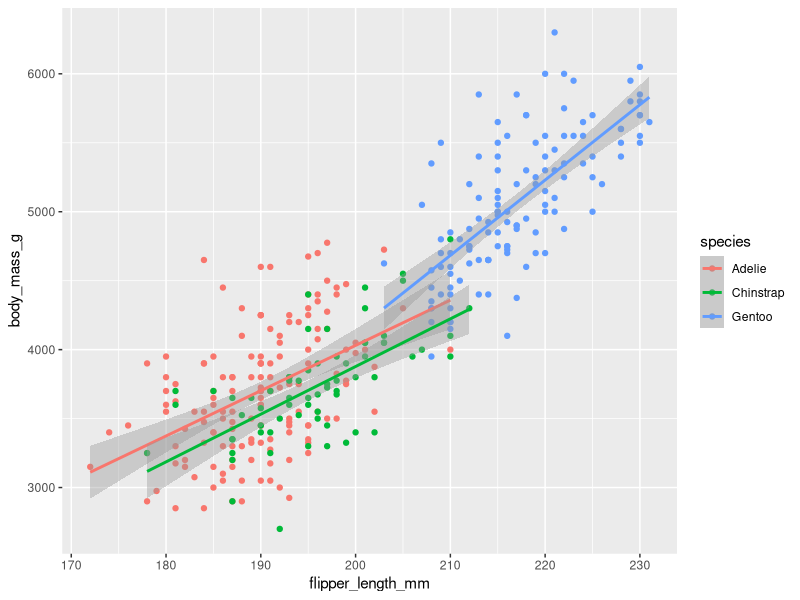
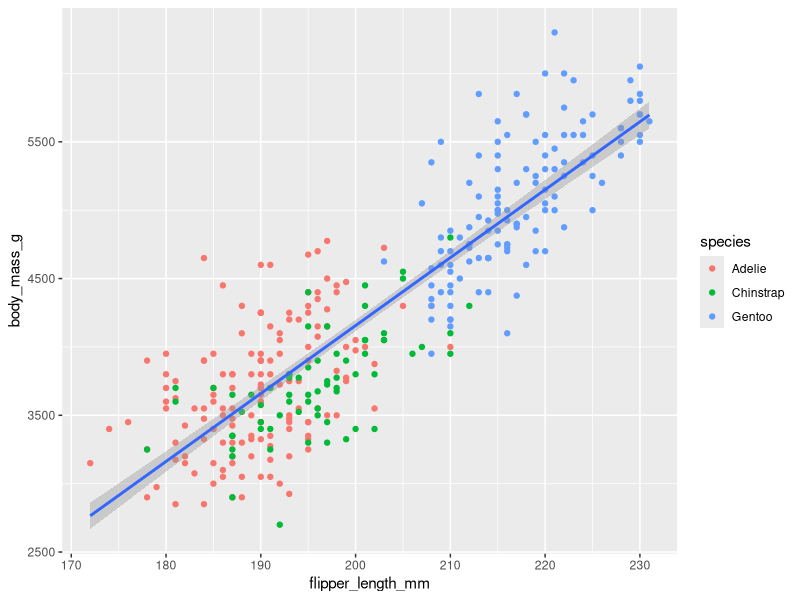
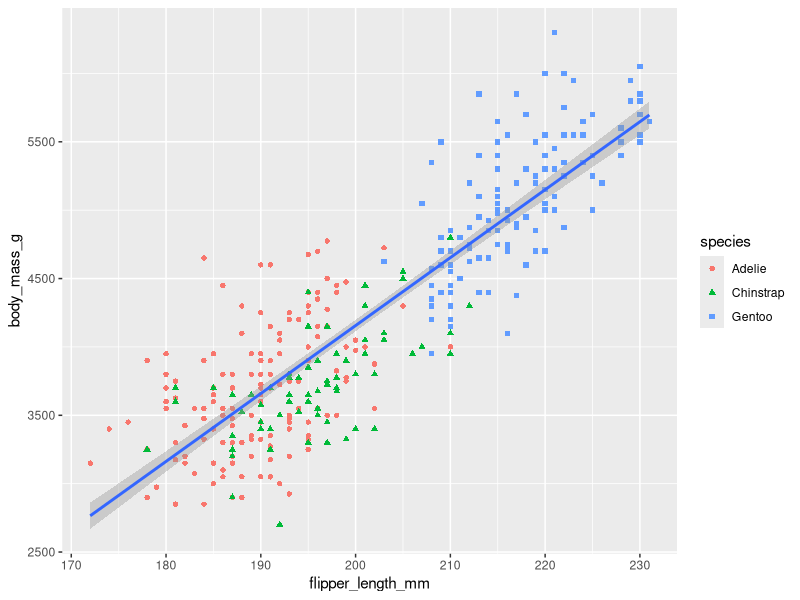
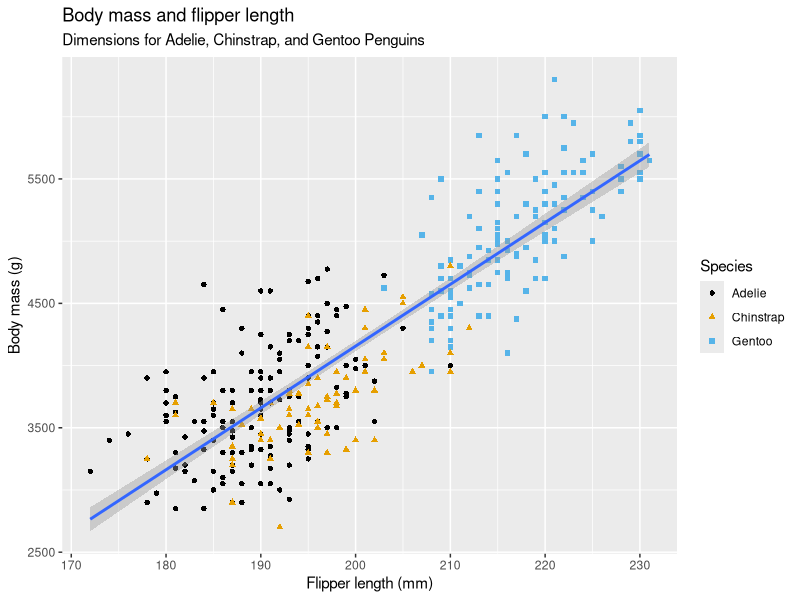
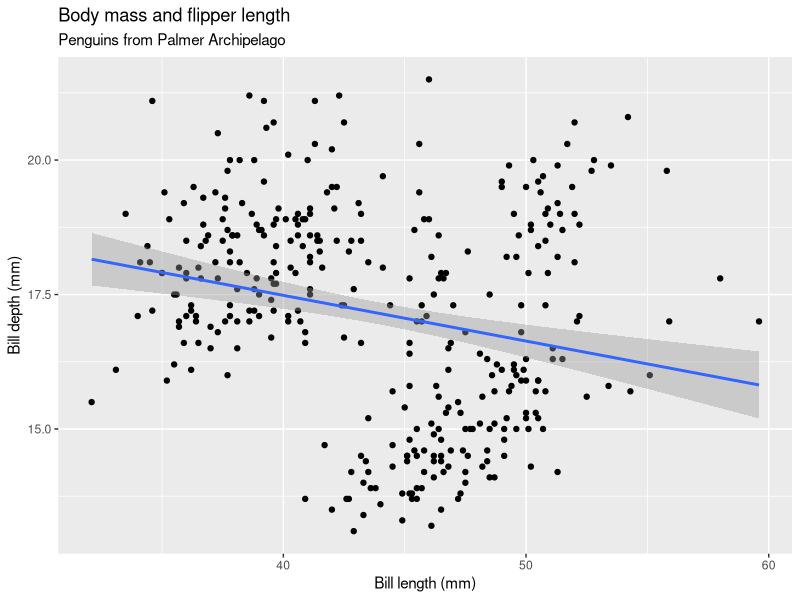
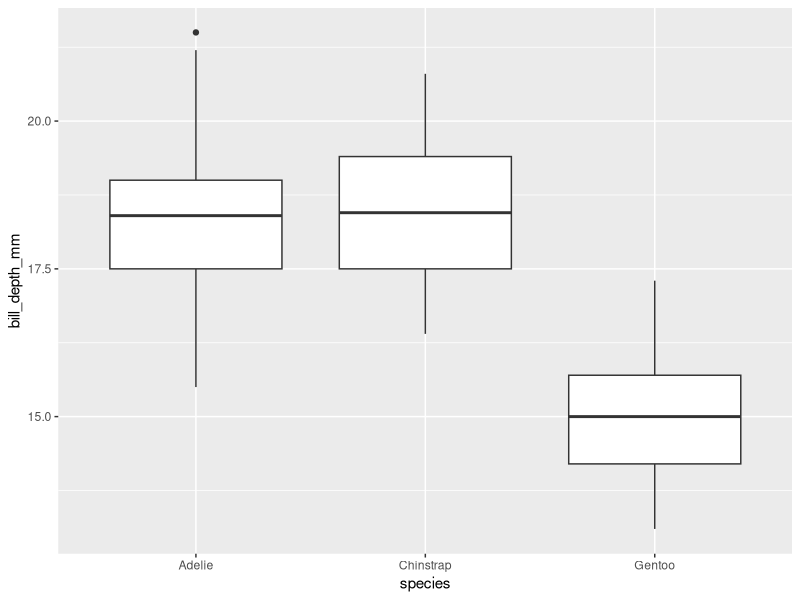

Recreate these plots in R, in order. (Note: this script raises an error after producing the figures.)
###################################
## Chapter 1: Data Visualization ##
###################################
#https://r4ds.hadley.nz/data-visualize
#####
# 1.1 Introduction

# This chapter focuses on the ggplot2 package
# which is part of the tidyverse
# gg = grammar of graphics

library(tidyverse)

# Example 1
# scatter plot which will be used to introduce:
# aesthetic mappings
# and geometric objects ... main building blocks of ggplot2

library(palmerpenguins) #body measurements of 3 pengiun species
library(ggthemes) #colorblind safe colour palette AWESOME!

#####
# 1.2 First Steps

# variable = quantity, quality, or property that you can measure
# value = state of a variable when you measure it
# observation = set of measurements made under similar conditions
# tabular data = set of values, each associated with a variable and an observation;
# tabular data is considered 'tidy' when each value is in its own cell,
# each variable is in its own column, and each observation in its own row.

# For example, with this data set a variable refers to an attribute of all penguins,
# and an observation refers to all attributes for a single penguin.

# data in tibble
penguins
# data showing all variables and first row
glimpse(penguins)
# in RStudio, view the tibble in the data viewer GUI
View(penguins)

# My notes
#
# when a categorical variable is mapped to an aesthetic, in this case species to color,
# ggplot 2 automatically assigns a unique value to the aesthetic (color) 
# and unique levels to the variable (in this case species) THIS IS CALLED SCALING

# example of aesthetics assigned at the global level, meaning they are scaled for each layer
ggplot(
  data = penguins,
  mapping = aes(x = flipper_length_mm, y = body_mass_g, color = species)
) +
  geom_point() +
  geom_smooth(method = "lm")


# example of aesthetics at the local level
ggplot(
  data = penguins,
  mapping = aes(x = flipper_length_mm, y = body_mass_g)
) +
  geom_point(mapping = aes(color = species)) + #by using mapping, these aesthetics are applied at a local level
  geom_smooth(method = "lm")

# generally not a good idea to only use color for mapping in a plot because does not consider colour blindness
ggplot(
  data = penguins,
  mapping = aes(x = flipper_length_mm, y = body_mass_g)
) +
  geom_point(mapping = aes(color = species, shape = species)) +
  geom_smooth(method = "lm")

# can also change colors so they are color blind friendly
ggplot(
  data = penguins,
  mapping = aes(x = flipper_length_mm, y = body_mass_g)
) +
  geom_point(aes(color = species, shape = species)) +
  geom_smooth(method = "lm") +
  labs(
    title = "Body mass and flipper length",
    subtitle = "Dimensions for Adelie, Chinstrap, and Gentoo Penguins",
    x = "Flipper length (mm)", y = "Body mass (g)",
    color = "Species", shape = "Species"
  ) +
  scale_color_colorblind()

# Exercises
# 1.How many rows are in penguins? How many columns?
nrow(penguins) #344
ncol(penguins) #8

# 2.What does the bill_depth_mm variable in the penguins data frame describe? Read the help for ?penguins to find out.
# a number denoting bill length (millimeters)

# 3. Make a scatterplot of bill_depth_mm vs. bill_length_mm. That is, make a scatterplot with bill_depth_mm on the y-axis and bill_length_mm on the x-axis. Describe the relationship between these two variables.

ggplot(
  data = penguins,
  mapping = aes(x = bill_length_mm, y = bill_depth_mm)
) +
  geom_point() +
  geom_smooth(method = "lm") +
  labs(
    title = "Body mass and flipper length",
    subtitle = "Penguins from Palmer Archipelago",
    x = "Bill length (mm)", y = "Bill depth (mm)",
  ) +
  scale_color_colorblind()
# Bill depth decreases as bill length increases

# 4. What happens if you make a scatterplot of species vs. bill_depth_mm? What might be a better choice of geom?

ggplot(
  data = penguins,
  mapping = aes(x = species, y = bill_depth_mm)
) +
  #geom_point() # ugly
  geom_boxplot()

# 5. Why does the following give an error and how would you fix it?

ggplot(data = penguins) + 
  geom_point() # error because geom_point does not have any aesthetics

ggplot(data = penguins,
       mapping = aes(x = bill_length_mm, y = bill_depth_mm)
) + 
  geom_point()

# 6. What does the na.rm argument do in geom_point()? What is the default value of the argument? Create a scatterplot where you successfully use this argument set to TRUE.

# na.rm removes/does not plot missing values (NA)
# it's default is set to FALSE, such that missing values are removed with a warning 
# if set to TRUE the missing values are removed silently

# 7. Add the following caption to the plot you made in the previous exercise: “Data come from the palmerpenguins package.” Hint: Take a look at the documentation for labs().

ggplot(data = penguins,
       mapping = aes(x = bill_length_mm, y = body_mass_g)
) +
  geom_point(aes(color = sex, shape = sex), na.rm = TRUE) +
  geom_smooth(method = "lm") +
  labs(
    title = "Body mass and bill length",
    subtitle = "Dimensions for Penguin sex",
    x = "Bill length (mm)", y = "Body mass (g)",
    color = "Sex", shape = "Sex",
    caption = "Data come from the palmerpenguins package."
  ) +
  scale_color_colorblind()

# 8. Recreate the following visualization. What aesthetic should bill_depth_mm be mapped to? And should it be mapped at the global level or at the geom level?

ggplot(data = penguins,
       mapping = aes(x = flipper_length_mm, y = body_mass_g)
) +
  geom_point(aes(color = bill_depth_mm)) + #bill depth mapped at local level
  geom_smooth(method = "gam") 

# 9. Run this code in your head and predict what the output will look like. Then, run the code in R and check your predictions.

ggplot(
  data = penguins,
  mapping = aes(x = flipper_length_mm, y = body_mass_g, color = island)
) +
  geom_point() +
  geom_smooth(se = FALSE) #used method loess

# 10. Will these two graphs look different? Why/why not?
# No, they won't look different because the top plot has the aes() mapped globally, applying to both geoms;
# but the bottom plot has the same aes typed into each geom.

ggplot(
  data = penguins,
  mapping = aes(x = flipper_length_mm, y = body_mass_g)
) +
  geom_point() +
  geom_smooth()

ggplot() +
  geom_point(
    data = penguins,
    mapping = aes(x = flipper_length_mm, y = body_mass_g)
  ) +
  geom_smooth(
    data = penguins,
    mapping = aes(x = flipper_length_mm, y = body_mass_g)
  )

#####
# 1.3 ggplot2 calls

# Section 1.2 used a concise expression of ggplot2 which was super explicit
# This helps to learn, but less text makes it easier to see differences between plots

# e.g. compare these two versions of the same plot

ggplot(
  data = penguins,
  mapping = aes(x = flipper_length_mm, y = body_mass_g)
) +
  geom_point()


ggplot(penguins, aes(x = flipper_length_mm, y = body_mass_g)) + 
  geom_point()

# this also becomes a concern when programming (chapter 25)

# also will learn how to use pipes e.g.

penguins |> 
  ggplot(aes(x = flipper_length_mm, y = body_mass_g)) + 
  geom_point()

#####
# 1.4 Visualizing distributions

# categorical variable = a variable which can only take one of a small set of values

ggplot(penguins, aes(x = species)) +
  geom_bar()

# when categorical variables have non-ordered levels it's often preferable to 
# reorder the bars based on their frequencies
# to do so, you need to transform the variable to a factor
# then reorder the levels of that factor

ggplot(penguins, aes(x = fct_infreq(species))) +
  geom_bar()

# more on this in chapter 16

# numerical variable = quantitative and can be continuous or discrete

# histogram is a common visualization for numerical variables
ggplot(penguins, aes(x = body_mass_g)) +
  geom_histogram(binwidth = 200) # binwidth changes the thickness of the bars

# density plots are also used for visualizations of numerical variables
ggplot(penguins, aes(x = body_mass_g)) +
  geom_density()

# Exercises

# 1. Make a bar plot of species of penguins, where you assign species to the y aesthetic. How is this plot different?
ggplot(penguins, aes(y = species)) +
  geom_bar()
# bars are horizontal

# 2. How are the following two plots different? Which aesthetic, color or fill, is more useful for changing the color of bars?
ggplot(penguins, aes(x = species)) +
  geom_bar(color = "red")

ggplot(penguins, aes(x = species)) +
  geom_bar(fill = "red")
# fill is more useful

# 3. What does the bins argument in geom_histogram() do?
# It changes the widths of the bars.

# 4. Make a histogram of the carat variable in the diamonds dataset that is available when you load the tidyverse package. Experiment with different binwidths. What binwidth reveals the most interesting patterns?
ggplot(diamonds, aes(x = carat)) +
  geom_histogram(binwidth = 0.1)

#####
# 1.5 Visualizing relationships

# visualizing relationships requires two variables mapped to aesthetics of a plot
# e.g. for a numerical variable and categorical variable,
# side-by-side boxplots can be good

ggplot(penguins, aes(x = species, y = body_mass_g)) +
  geom_boxplot()

# another way to visualize this is with a density plot

ggplot(penguins, aes(x = body_mass_g, color = species)) +
  geom_density(linewidth = 0.75) # made lines thicker to stand out against the background

# can also map species to color and fill and use alpha to make transparent

ggplot(penguins, aes(x = body_mass_g, color = species, fill = species)) +
  geom_density(alpha = 0.5)

# stacked bar plots can be good to visualize two categorical variables
# e.g. number of pengiuns of each species on each island
ggplot(penguins, aes(x = island, fill = species)) +
  geom_bar()
# this plot shows that there are an equal number of Adelie penguins on each island
# but not the percentage of the penguins as a whole  on each island

ggplot(penguins, aes(x = island, fill = species)) +
  geom_bar(position = "fill") #can create a relative frequency plot by using position = "fill"

# for comparing two numerical variables,
# scatter plots are the most common form of data

# three or more variables can be incorporated into a plot
# by using additional aesthetics
ggplot(penguins, aes(x = flipper_length_mm, y = body_mass_g)) +
  geom_point(aes(color = species, shape = island))

# But too many many aesthetic mappings on a plot can make it look
# cluttered and difficult to make sense of
# facet_wrap() can be used to facet a plot by a single variable

ggplot(penguins, aes(x = flipper_length_mm, y = body_mass_g)) +
  geom_point(aes(color = species, shape = species)) +
  facet_wrap(~island)

# Exercises
# 1. The mpg data frame that is bundled with the ggplot2 package contains 234 observations collected by the US Environmental Protection Agency on 38 car models. Which variables in mpg are categorical? Which variables are numerical? 
glimpse(mpg)
#shows each variable and first column
?mpg

# 2. Make a scatterplot of hwy vs. displ using the mpg data frame. Next, map a third, numerical variable to color, then size, then both color and size, then shape. How do these aesthetics behave differently for categorical vs. numerical variables?
ggplot(mpg) +
  geom_point(aes(x = hwy, y = displ, color = class, size = class, shape = fl)) +
  scale_color_colorblind()

# 3. In the scatterplot of hwy vs. displ, what happens if you map a third variable to linewidth?
ggplot(mpg) +
  geom_point(aes(x = hwy, y = displ)) +
  geom_density(aes(linewidth = cyl)) +
  scale_color_colorblind()

# 4. What happens if you map the same variable to multiple aesthetics?
ggplot(mpg) +
  geom_point(aes(x = hwy, y = displ, color = fl, shape = fl), size = 6) +
  scale_color_colorblind()

# 5. Make a scatterplot of bill_depth_mm vs. bill_length_mm and color the points by species. What does adding coloring by species reveal about the relationship between these two variables? What about faceting by species?
ggplot(penguins) +
  geom_point(aes(x = bill_length_mm, y = bill_depth_mm, color = species)) +
  scale_color_colorblind() +
  facet_wrap(~species)
#each species has a different average bill length to depth ratio

# 6. Why does the following yield two separate legends? How would you fix it to combine the two legends?
# the mapping is at the golabl level rather than at the local level
ggplot(data = penguins) +
  geom_point(aes(x = bill_length_mm, y = bill_depth_mm, color = species, shape = species)) +
  labs(color = "Species")
# faceting ?

# 7. Create the two following stacked bar plots. Which question can you answer with the first one? Which question can you answer with the second one?
ggplot(penguins, aes(x = island, fill = species)) +
  geom_bar(position = "fill")
# what proportion of each penguin species make up the penguin communities of each island
ggplot(penguins, aes(x = species, fill = island)) +
  geom_bar(position = "fill")
# Which islands are each penguin species distributed on?

#####
# 1.6 Saving your plots



